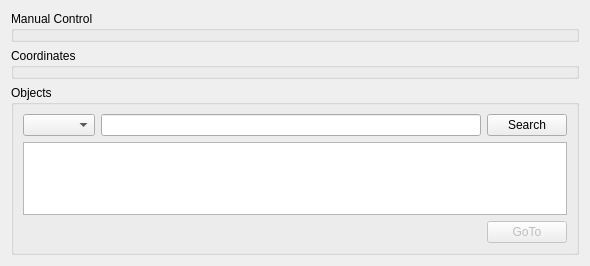
<?xml version="1.0" encoding="UTF-8"?>
<ui version="4.0">
 <class>TelescopeRemoteControl</class>
 <widget class="QWidget" name="TelescopeRemoteControl">
  <property name="geometry">
   <rect>
    <x>0</x>
    <y>0</y>
    <width>590</width>
    <height>266</height>
   </rect>
  </property>
  <layout class="QGridLayout" name="gridLayout">
   <item row="0" column="0">
    <widget class="QGroupBox" name="manualMove">
     <property name="title">
      <string>Manual Control</string>
     </property>
    </widget>
   </item>
   <item row="1" column="0">
    <widget class="QGroupBox" name="coordinates">
     <property name="title">
      <string>Coordinates</string>
     </property>
    </widget>
   </item>
   <item row="2" column="0">
    <widget class="QGroupBox" name="objects">
     <property name="title">
      <string>Objects</string>
     </property>
     <layout class="QGridLayout" name="gridLayout_2">
      <item row="0" column="0">
       <widget class="QComboBox" name="catalogue"/>
      </item>
      <item row="0" column="1">
       <widget class="QLineEdit" name="objectName"/>
      </item>
      <item row="2" column="2">
       <widget class="QPushButton" name="gotoObject">
        <property name="enabled">
         <bool>false</bool>
        </property>
        <property name="text">
         <string>GoTo</string>
        </property>
       </widget>
      </item>
      <item row="0" column="2">
       <widget class="QPushButton" name="searchObject">
        <property name="enabled">
         <bool>true</bool>
        </property>
        <property name="text">
         <string>Search</string>
        </property>
       </widget>
      </item>
      <item row="1" column="0" colspan="3">
       <widget class="QTreeView" name="objects_results"/>
      </item>
     </layout>
    </widget>
   </item>
  </layout>
 </widget>
 <resources/>
 <connections/>
</ui>
